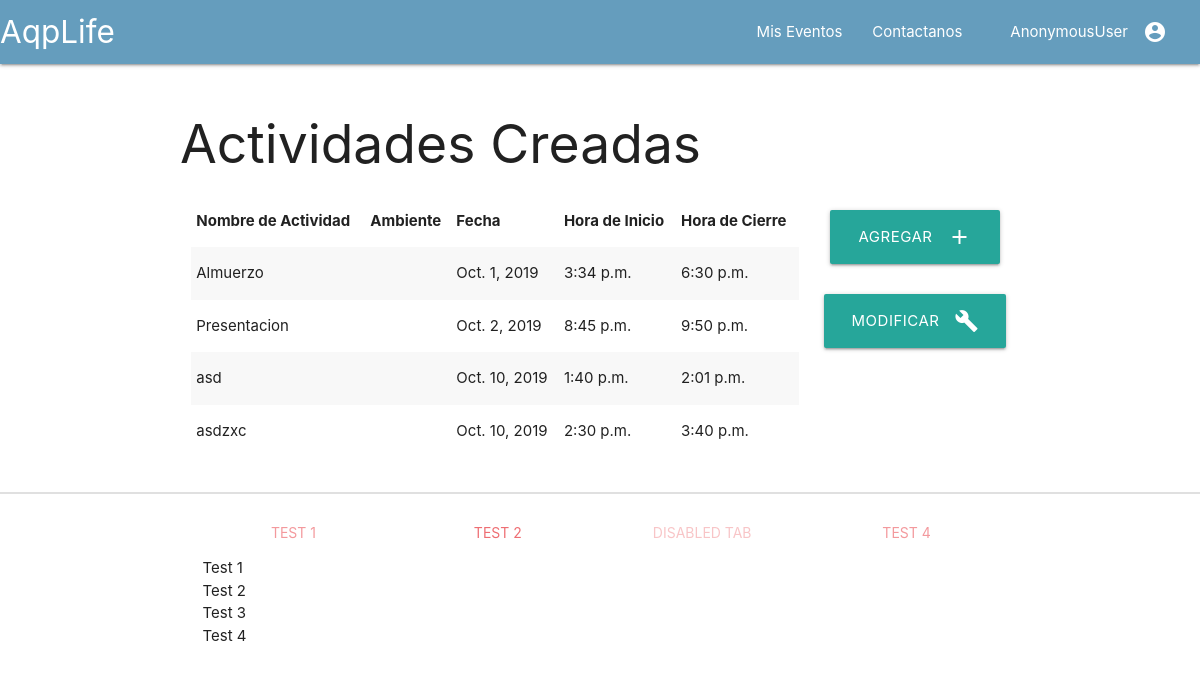
The page /eventos/1/gestionar_actividad on the database as committed earlier.
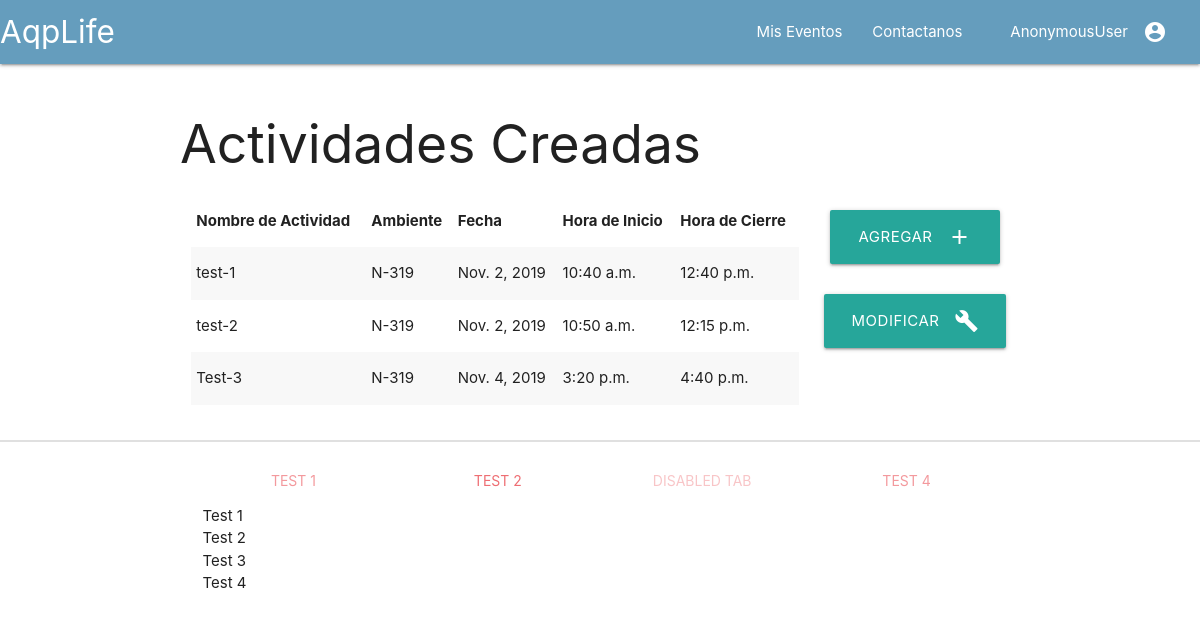
The same page on the database as committed later.
### eventos/models.py (models this page shows, shortened)
class Actividad(models.Model):
	evento 				=models.ForeignKey(Evento,on_delete=models.CASCADE)
	ambiente  			=models.ForeignKey(Ambiente,blank=True,on_delete=models.CASCADE)
	nombre				=models.CharField(unique=True,max_length=20)
	fecha 				=models.DateField(default=date.today)
	hora_inicio			=models.TimeField(blank=True)
	hora_fin			=models.TimeField(blank=True)

class Ambiente(models.Model):
	nombre				=models.CharField(primary_key=True,max_length=30)
	evento				=models.ForeignKey(Evento,on_delete=models.CASCADE)
	ubicacion			=models.CharField(max_length=30)
	capacidad			=models.IntegerField(default=0)
	def __str__(self):
		return self.nombre

### eventos/views_modulo_configuracion.py (the view, shortened to what this page needs)
# urls.py: path('<int:evento_id>/gestionar_actividad',views.Gestionar_ActividadDetailView.as_view(),name='gestionar_actividad'),
class Gestionar_ActividadDetailView(DetailView):
	template_name		='eventos/gestionar_actividad.html'
	context 			={
	}
	def get(self, request, *args, **kwargs):
		evento= Evento.objects.get(pk=self.kwargs.get("evento_id"))
		self.context['evento']				=evento
		form 								=CrearActividadForm()
		form.fields['evento'].initial		=evento.id
		self.context['form']				=form
		return render(request, self.template_name,self.context )

### eventos/templates/eventos/gestionar_actividad.html (shortened to what this page needs)
{%extends 'eventos/index.html'%}
{%block section_1%}
	<div class="section row container">
		<h2>Actividades Creadas</h2>
		<div class="col s9">
			<table class="striped">
				<thead>
					<tr>
						<th>Nombre de Actividad</th>
						<th>Ambiente</th>
						<th>Fecha</th>
						<th>Hora de Inicio</th>
						<th>Hora de Cierre</th>
					</tr>
				</thead>
				<tbody>
					{%for actividad in evento.actividad_set.all%}
					<tr>
						<td>{{actividad.nombre}}</td>
						<td>{{actividad.ambiente}}</td>
						<td>{{actividad.fecha}} </td>
						<td>{{actividad.hora_inicio}} </td>
						<td>{{actividad.hora_fin}} </td>
					</tr>
					{%endfor%}
				</tbody>
			</table>
		</div>
			<div class="col s3 center-align">
				<div class="section">
					<a href="#modal_AgregarActividad" class="waves-effect waves-light btn-large modal-trigger center-align"><i class="material-icons right">add</i>Agregar</a>
				</div>
				<div class="section">
					<a href="" class="waves-effect waves-light btn-large center-align"><i class="material-icons right">build</i>Modificar</a>
				</div>
			</div>
		</div>
{%endblock%}

Rows that differ between the two databases and show on the page:
removed Actividad: nombre "asdzxc", fecha "Oct. 10, 2019", hora_inicio "2:30 p.m.", hora_fin "3:40 p.m."
changed Actividad: nombre "Almuerzo" → "test-1"; ambiente (not shown) → "N-319"; fecha "Oct. 1, 2019" → "Nov. 2, 2019"; hora_inicio "3:34 p.m." → "10:40 a.m."; hora_fin "6:30 p.m." → "12:40 p.m."
changed Actividad: nombre "Presentacion" → "test-2"; ambiente (not shown) → "N-319"; fecha "Oct. 2, 2019" → "Nov. 2, 2019"; hora_inicio "8:45 p.m." → "10:50 a.m."; hora_fin "9:50 p.m." → "12:15 p.m."
changed Actividad: nombre "asd" → "Test-3"; ambiente (not shown) → "N-319"; fecha "Oct. 10, 2019" → "Nov. 4, 2019"; hora_inicio "1:40 p.m." → "3:20 p.m."; hora_fin "2:01 p.m." → "4:40 p.m."
